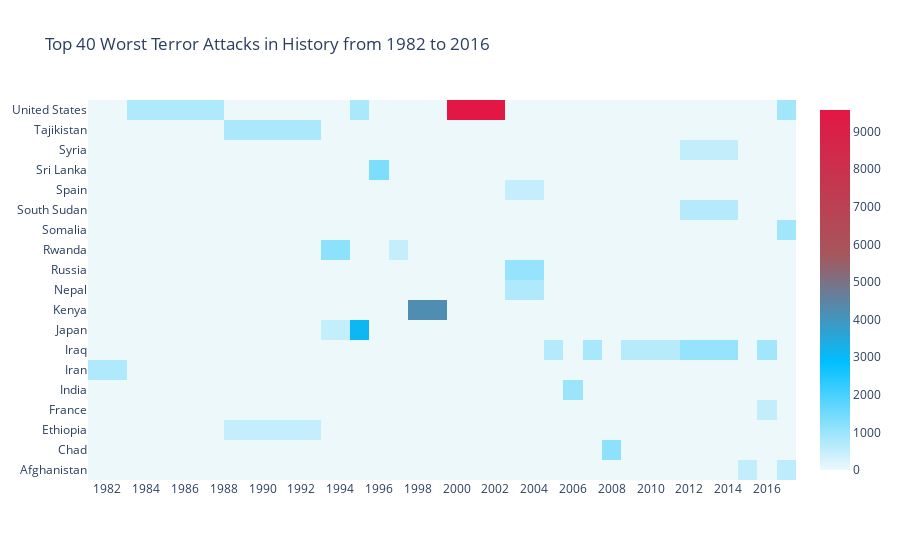

Notebook code cell kept with this figure:
### Markdown cell above
colours- 2 shades of blue, 2 shades of red 
blue was chosen cause it is a blue moon today(30th august)

### Code cell
import plotly.offline as py
py.init_notebook_mode(connected=True)#To keep the graph inside the jupyter notebook
import plotly.graph_objs as go
colorscale = [[0, '#edf8fb'], [.3, '#00BFFF'],  [.6, '#a7565b'],  [1, '#e31743']]
heatmap = go.Heatmap(z=heat.values, x=heat.columns, y=heat.index, colorscale=colorscale)
data = [heatmap]
layout = go.Layout(
    title='Top 40 Worst Terror Attacks in History from 1982 to 2016',
    xaxis = dict(ticks='', nticks=20),
    yaxis = dict(ticks='')
)
fig = go.Figure(data=data, layout=layout)
py.iplot(fig, filename='heatmap',show_link=False)

### Figure 1 — Plotly figure (JSON) as saved in the notebook; plotly's stock layout.template omitted (floating-point values rounded to 4 significant figures; data arrays with more than 128 entries replaced by an {"elided": "..."} marker saying what was removed)
{"data": [{"colorscale": [[0, "#edf8fb"], [0.3, "#00BFFF"], [0.6, "#a7565b"], [1, "#e31743"]], "type": "heatmap", "x": [1982, 1984, 1992, 1994, 1995, 1996, 1997, 1998, 2001, 2004, 2005, 2006, 2007, 2008, 2009, 2014, 2015, 2016, 2017], "y": ["Afghanistan", "Chad", "Ethiopia", "France", "India", "Iran", "Iraq", "Japan", "Kenya", "Nepal", "Russia", "Rwanda", "Somalia", "South Sudan", "Spain", "Sri Lanka", "Syria", "Tajikistan", "United States"], "z": {"elided": "19x19 float values"}}], "layout": {"title": {"text": "Top 40 Worst Terror Attacks in History from 1982 to 2016"}, "xaxis": {"nticks": 20, "ticks": ""}, "yaxis": {"ticks": ""}}}
